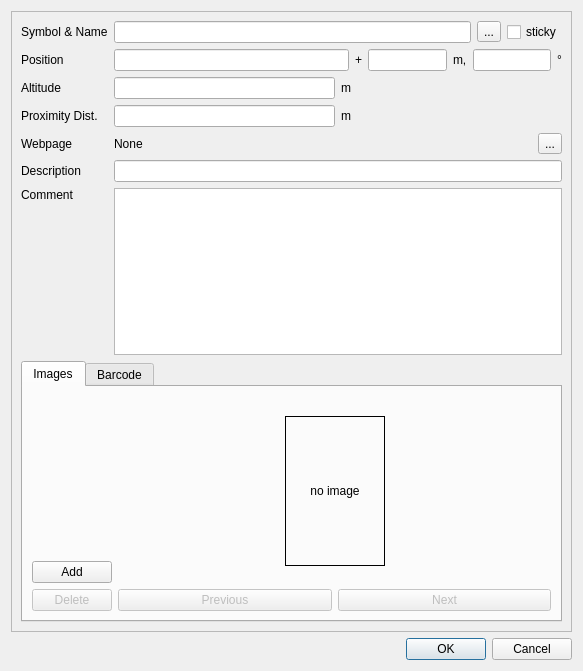
<?xml version="1.0" encoding="UTF-8"?>
<ui version="4.0">
 <class>IDlgEditWpt</class>
 <widget class="QDialog" name="IDlgEditWpt">
  <property name="geometry">
   <rect>
    <x>0</x>
    <y>0</y>
    <width>583</width>
    <height>671</height>
   </rect>
  </property>
  <property name="windowTitle">
   <string>Edit Waypoint ...</string>
  </property>
  <layout class="QVBoxLayout">
   <item>
    <widget class="QFrame" name="frame">
     <property name="frameShape">
      <enum>QFrame::StyledPanel</enum>
     </property>
     <property name="frameShadow">
      <enum>QFrame::Raised</enum>
     </property>
     <layout class="QVBoxLayout" name="verticalLayout_5">
      <item>
       <layout class="QFormLayout" name="formLayout">
        <item row="0" column="0">
         <widget class="QLabel" name="label">
          <property name="text">
           <string>Symbol &amp; Name</string>
          </property>
         </widget>
        </item>
        <item row="0" column="1">
         <layout class="QHBoxLayout">
          <item>
           <widget class="QLineEdit" name="lineName"/>
          </item>
          <item>
           <widget class="QToolButton" name="toolIcon">
            <property name="text">
             <string>...</string>
            </property>
           </widget>
          </item>
          <item>
           <widget class="QCheckBox" name="checkSticky">
            <property name="text">
             <string>sticky</string>
            </property>
           </widget>
          </item>
         </layout>
        </item>
        <item row="1" column="0">
         <widget class="QLabel" name="label_2">
          <property name="text">
           <string>Position</string>
          </property>
         </widget>
        </item>
        <item row="1" column="1">
         <layout class="QHBoxLayout">
          <item>
           <widget class="QLineEdit" name="linePosition">
            <property name="sizePolicy">
             <sizepolicy hsizetype="Expanding" vsizetype="Fixed">
              <horstretch>3</horstretch>
              <verstretch>0</verstretch>
             </sizepolicy>
            </property>
           </widget>
          </item>
          <item>
           <widget class="QLabel" name="label_9">
            <property name="text">
             <string>+</string>
            </property>
           </widget>
          </item>
          <item>
           <widget class="QLineEdit" name="lineDistance">
            <property name="sizePolicy">
             <sizepolicy hsizetype="Expanding" vsizetype="Fixed">
              <horstretch>1</horstretch>
              <verstretch>0</verstretch>
             </sizepolicy>
            </property>
            <property name="alignment">
             <set>Qt::AlignRight|Qt::AlignTrailing|Qt::AlignVCenter</set>
            </property>
           </widget>
          </item>
          <item>
           <widget class="QLabel" name="label_11">
            <property name="text">
             <string>m,</string>
            </property>
           </widget>
          </item>
          <item>
           <widget class="QLineEdit" name="lineBearing">
            <property name="sizePolicy">
             <sizepolicy hsizetype="Expanding" vsizetype="Fixed">
              <horstretch>1</horstretch>
              <verstretch>0</verstretch>
             </sizepolicy>
            </property>
            <property name="alignment">
             <set>Qt::AlignRight|Qt::AlignTrailing|Qt::AlignVCenter</set>
            </property>
           </widget>
          </item>
          <item>
           <widget class="QLabel" name="label_12">
            <property name="text">
             <string>°</string>
            </property>
           </widget>
          </item>
         </layout>
        </item>
        <item row="2" column="0">
         <widget class="QLabel" name="label_3">
          <property name="text">
           <string>Altitude</string>
          </property>
         </widget>
        </item>
        <item row="2" column="1">
         <layout class="QHBoxLayout" name="horizontalLayout_5">
          <item>
           <widget class="QLineEdit" name="lineAltitude">
            <property name="sizePolicy">
             <sizepolicy hsizetype="Minimum" vsizetype="Fixed">
              <horstretch>0</horstretch>
              <verstretch>0</verstretch>
             </sizepolicy>
            </property>
            <property name="maxLength">
             <number>32767</number>
            </property>
            <property name="alignment">
             <set>Qt::AlignRight|Qt::AlignTrailing|Qt::AlignVCenter</set>
            </property>
           </widget>
          </item>
          <item>
           <widget class="QLabel" name="labelUnitElevation">
            <property name="text">
             <string>m</string>
            </property>
           </widget>
          </item>
         </layout>
        </item>
        <item row="3" column="0">
         <widget class="QLabel" name="label_4">
          <property name="text">
           <string>Proximity Dist.</string>
          </property>
         </widget>
        </item>
        <item row="3" column="1">
         <layout class="QHBoxLayout" name="horizontalLayout_6">
          <item>
           <widget class="QLineEdit" name="lineProximity">
            <property name="sizePolicy">
             <sizepolicy hsizetype="Minimum" vsizetype="Fixed">
              <horstretch>0</horstretch>
              <verstretch>0</verstretch>
             </sizepolicy>
            </property>
            <property name="alignment">
             <set>Qt::AlignRight|Qt::AlignTrailing|Qt::AlignVCenter</set>
            </property>
           </widget>
          </item>
          <item>
           <widget class="QLabel" name="labelUnitProximity">
            <property name="text">
             <string>m</string>
            </property>
           </widget>
          </item>
         </layout>
        </item>
        <item row="4" column="0">
         <widget class="QLabel" name="label_8">
          <property name="text">
           <string>Webpage</string>
          </property>
         </widget>
        </item>
        <item row="4" column="1">
         <layout class="QHBoxLayout" name="horizontalLayout_7">
          <item>
           <widget class="QLabel" name="labelLink">
            <property name="sizePolicy">
             <sizepolicy hsizetype="MinimumExpanding" vsizetype="Preferred">
              <horstretch>0</horstretch>
              <verstretch>0</verstretch>
             </sizepolicy>
            </property>
            <property name="text">
             <string>None</string>
            </property>
           </widget>
          </item>
          <item>
           <widget class="QToolButton" name="toolLink">
            <property name="text">
             <string>...</string>
            </property>
           </widget>
          </item>
         </layout>
        </item>
        <item row="5" column="0">
         <widget class="QLabel" name="label_6">
          <property name="text">
           <string>Description</string>
          </property>
         </widget>
        </item>
        <item row="5" column="1">
         <widget class="QLineEdit" name="lineDesc"/>
        </item>
        <item row="6" column="0">
         <widget class="QLabel" name="label_5">
          <property name="text">
           <string>Comment</string>
          </property>
          <property name="alignment">
           <set>Qt::AlignLeading|Qt::AlignLeft|Qt::AlignTop</set>
          </property>
         </widget>
        </item>
        <item row="6" column="1">
         <widget class="QTextEdit" name="textComment">
          <property name="sizePolicy">
           <sizepolicy hsizetype="Expanding" vsizetype="Maximum">
            <horstretch>0</horstretch>
            <verstretch>0</verstretch>
           </sizepolicy>
          </property>
          <property name="acceptRichText">
           <bool>false</bool>
          </property>
         </widget>
        </item>
       </layout>
      </item>
      <item>
       <widget class="QTabWidget" name="tabWidget">
        <property name="currentIndex">
         <number>0</number>
        </property>
        <widget class="QWidget" name="tab">
         <attribute name="title">
          <string>Images</string>
         </attribute>
         <layout class="QHBoxLayout" name="horizontalLayout_4">
          <item>
           <layout class="QVBoxLayout">
            <item>
             <spacer name="verticalSpacer_3">
              <property name="orientation">
               <enum>Qt::Vertical</enum>
              </property>
              <property name="sizeHint" stdset="0">
               <size>
                <width>20</width>
                <height>40</height>
               </size>
              </property>
             </spacer>
            </item>
            <item>
             <widget class="QPushButton" name="pushAdd">
              <property name="text">
               <string>Add</string>
              </property>
             </widget>
            </item>
            <item>
             <widget class="QPushButton" name="pushDel">
              <property name="enabled">
               <bool>false</bool>
              </property>
              <property name="text">
               <string>Delete</string>
              </property>
             </widget>
            </item>
           </layout>
          </item>
          <item>
           <layout class="QVBoxLayout" name="verticalLayout_2">
            <item>
             <widget class="QLabel" name="labelInfo">
              <property name="sizePolicy">
               <sizepolicy hsizetype="Preferred" vsizetype="MinimumExpanding">
                <horstretch>0</horstretch>
                <verstretch>0</verstretch>
               </sizepolicy>
              </property>
              <property name="text">
               <string/>
              </property>
              <property name="alignment">
               <set>Qt::AlignHCenter|Qt::AlignTop</set>
              </property>
             </widget>
            </item>
            <item>
             <layout class="QHBoxLayout" name="horizontalLayout">
              <item>
               <spacer name="horizontalSpacer">
                <property name="orientation">
                 <enum>Qt::Horizontal</enum>
                </property>
                <property name="sizeHint" stdset="0">
                 <size>
                  <width>40</width>
                  <height>20</height>
                 </size>
                </property>
               </spacer>
              </item>
              <item>
               <widget class="QLabel" name="labelImage">
                <property name="sizePolicy">
                 <sizepolicy hsizetype="Fixed" vsizetype="Fixed">
                  <horstretch>0</horstretch>
                  <verstretch>0</verstretch>
                 </sizepolicy>
                </property>
                <property name="minimumSize">
                 <size>
                  <width>100</width>
                  <height>150</height>
                 </size>
                </property>
                <property name="frameShape">
                 <enum>QFrame::Box</enum>
                </property>
                <property name="text">
                 <string>no image</string>
                </property>
                <property name="scaledContents">
                 <bool>false</bool>
                </property>
                <property name="alignment">
                 <set>Qt::AlignCenter</set>
                </property>
               </widget>
              </item>
              <item>
               <spacer name="horizontalSpacer_2">
                <property name="orientation">
                 <enum>Qt::Horizontal</enum>
                </property>
                <property name="sizeHint" stdset="0">
                 <size>
                  <width>40</width>
                  <height>20</height>
                 </size>
                </property>
               </spacer>
              </item>
             </layout>
            </item>
            <item>
             <spacer name="verticalSpacer">
              <property name="orientation">
               <enum>Qt::Vertical</enum>
              </property>
              <property name="sizeHint" stdset="0">
               <size>
                <width>20</width>
                <height>40</height>
               </size>
              </property>
             </spacer>
            </item>
            <item>
             <layout class="QHBoxLayout" name="horizontalLayout_3">
              <item>
               <widget class="QPushButton" name="pushPrev">
                <property name="enabled">
                 <bool>false</bool>
                </property>
                <property name="text">
                 <string>Previous</string>
                </property>
               </widget>
              </item>
              <item>
               <widget class="QPushButton" name="pushNext">
                <property name="enabled">
                 <bool>false</bool>
                </property>
                <property name="text">
                 <string>Next</string>
                </property>
               </widget>
              </item>
             </layout>
            </item>
           </layout>
          </item>
         </layout>
        </widget>
        <widget class="QWidget" name="tab_2">
         <attribute name="title">
          <string>Barcode</string>
         </attribute>
         <layout class="QHBoxLayout" name="horizontalLayout_15">
          <item>
           <spacer name="horizontalSpacer_5">
            <property name="orientation">
             <enum>Qt::Horizontal</enum>
            </property>
            <property name="sizeHint" stdset="0">
             <size>
              <width>40</width>
              <height>20</height>
             </size>
            </property>
           </spacer>
          </item>
          <item>
           <layout class="QVBoxLayout" name="verticalLayout">
            <item>
             <widget class="QLabel" name="labelBarcode">
              <property name="frameShape">
               <enum>QFrame::NoFrame</enum>
              </property>
              <property name="frameShadow">
               <enum>QFrame::Plain</enum>
              </property>
              <property name="text">
               <string>xx</string>
              </property>
              <property name="alignment">
               <set>Qt::AlignCenter</set>
              </property>
             </widget>
            </item>
            <item>
             <layout class="QHBoxLayout" name="horizontalLayout_2">
              <item>
               <widget class="QPushButton" name="pushUpdateBarcode">
                <property name="text">
                 <string>Update</string>
                </property>
               </widget>
              </item>
              <item>
               <widget class="QPushButton" name="pushSaveBarcode">
                <property name="text">
                 <string>Save</string>
                </property>
               </widget>
              </item>
             </layout>
            </item>
           </layout>
          </item>
          <item>
           <spacer name="horizontalSpacer_6">
            <property name="orientation">
             <enum>Qt::Horizontal</enum>
            </property>
            <property name="sizeHint" stdset="0">
             <size>
              <width>40</width>
              <height>20</height>
             </size>
            </property>
           </spacer>
          </item>
         </layout>
        </widget>
       </widget>
      </item>
     </layout>
    </widget>
   </item>
   <item>
    <widget class="QDialogButtonBox" name="buttonBox">
     <property name="orientation">
      <enum>Qt::Horizontal</enum>
     </property>
     <property name="standardButtons">
      <set>QDialogButtonBox::Cancel|QDialogButtonBox::Ok</set>
     </property>
    </widget>
   </item>
  </layout>
 </widget>
 <tabstops>
  <tabstop>lineName</tabstop>
  <tabstop>checkSticky</tabstop>
  <tabstop>linePosition</tabstop>
  <tabstop>lineDistance</tabstop>
  <tabstop>lineBearing</tabstop>
  <tabstop>lineAltitude</tabstop>
  <tabstop>lineProximity</tabstop>
  <tabstop>toolLink</tabstop>
  <tabstop>lineDesc</tabstop>
  <tabstop>textComment</tabstop>
  <tabstop>pushAdd</tabstop>
  <tabstop>pushDel</tabstop>
  <tabstop>buttonBox</tabstop>
 </tabstops>
 <resources/>
 <connections>
  <connection>
   <sender>buttonBox</sender>
   <signal>accepted()</signal>
   <receiver>IDlgEditWpt</receiver>
   <slot>accept()</slot>
   <hints>
    <hint type="sourcelabel">
     <x>248</x>
     <y>254</y>
    </hint>
    <hint type="destinationlabel">
     <x>157</x>
     <y>274</y>
    </hint>
   </hints>
  </connection>
  <connection>
   <sender>buttonBox</sender>
   <signal>rejected()</signal>
   <receiver>IDlgEditWpt</receiver>
   <slot>reject()</slot>
   <hints>
    <hint type="sourcelabel">
     <x>316</x>
     <y>260</y>
    </hint>
    <hint type="destinationlabel">
     <x>286</x>
     <y>274</y>
    </hint>
   </hints>
  </connection>
 </connections>
</ui>
